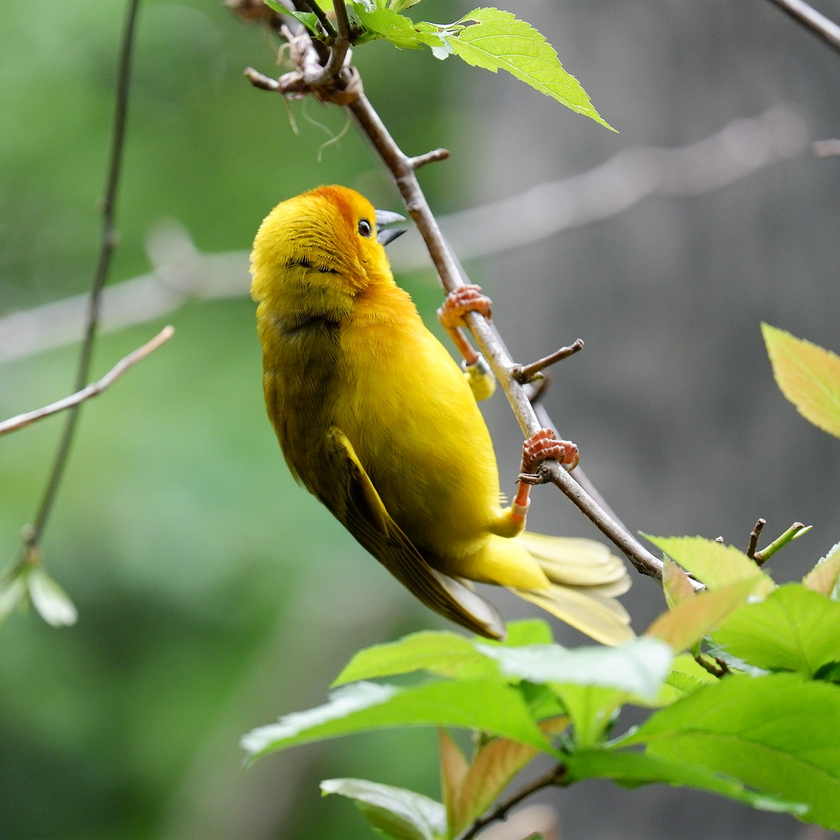
#> input picture week4/img.png, 840 x 840 px, shrunk from 1200 x 1200 before the run
$ jupyter execute conv.ipynb
#> lines starting #> are read from the running program, lines starting #| are printed output that depends on the picture
[cell 1]
import cv2
import matplotlib.pyplot as plt
import numpy as np

[cell 2]
image = cv2.imread("img.png", cv2.IMREAD_GRAYSCALE)
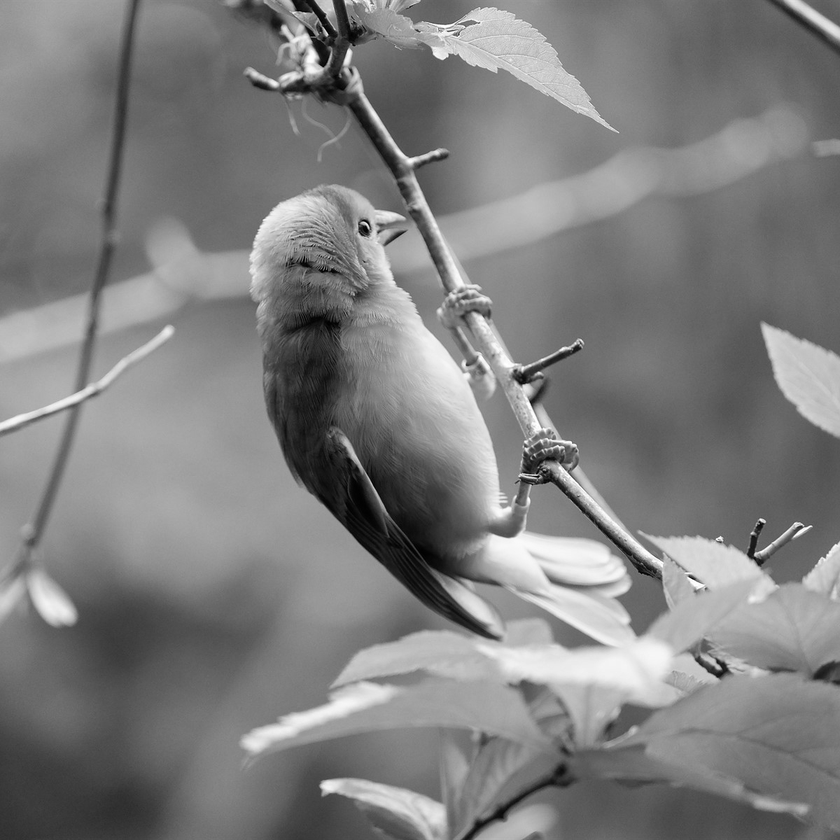
#> image: shape (840, 840); min 0, max 255, mean 126.6
plt.imshow(image, cmap="gray")
plt.show()

[cell 3]
x = 60
kernel = np.ones((x, x), np.float32) / x**2
blurred = cv2.filter2D(image, -1, kernel)
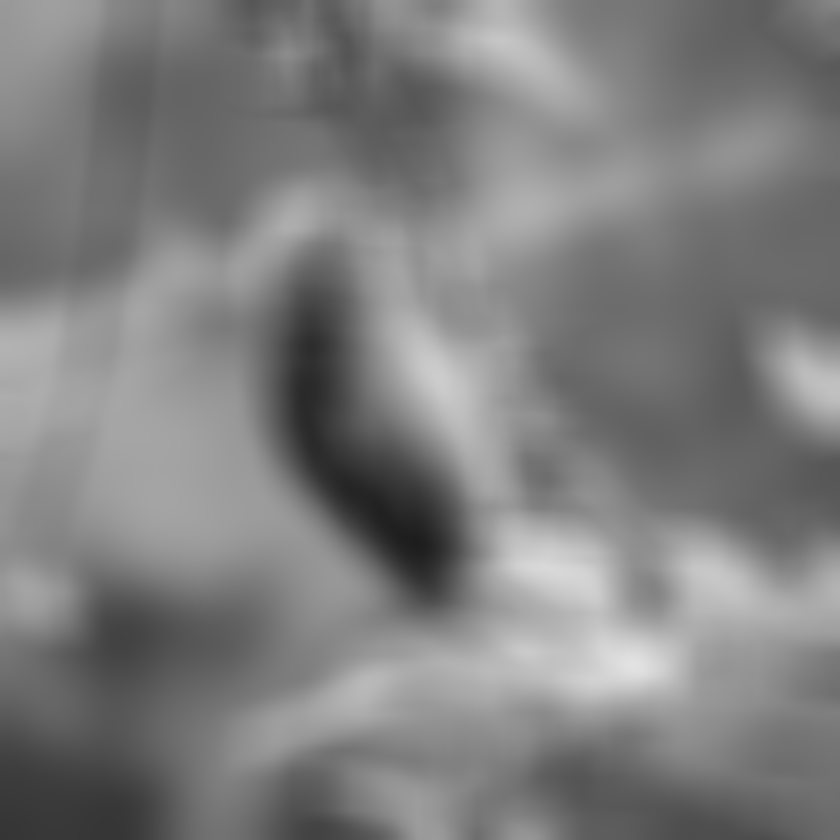
#> blurred: shape (840, 840); min 29, max 226, mean 126.6
plt.imshow(blurred, cmap="gray")
plt.show()

[cell 4]
vertical_mask = np.array([[1, 0, -1], [2, 0, -2], [1, 0, -1]])
horizontal_mask = np.array([[1, 2, 1], [0, 0, 0], [-1, -2, -1]])

vertical_edges = cv2.filter2D(image, -1, vertical_mask)
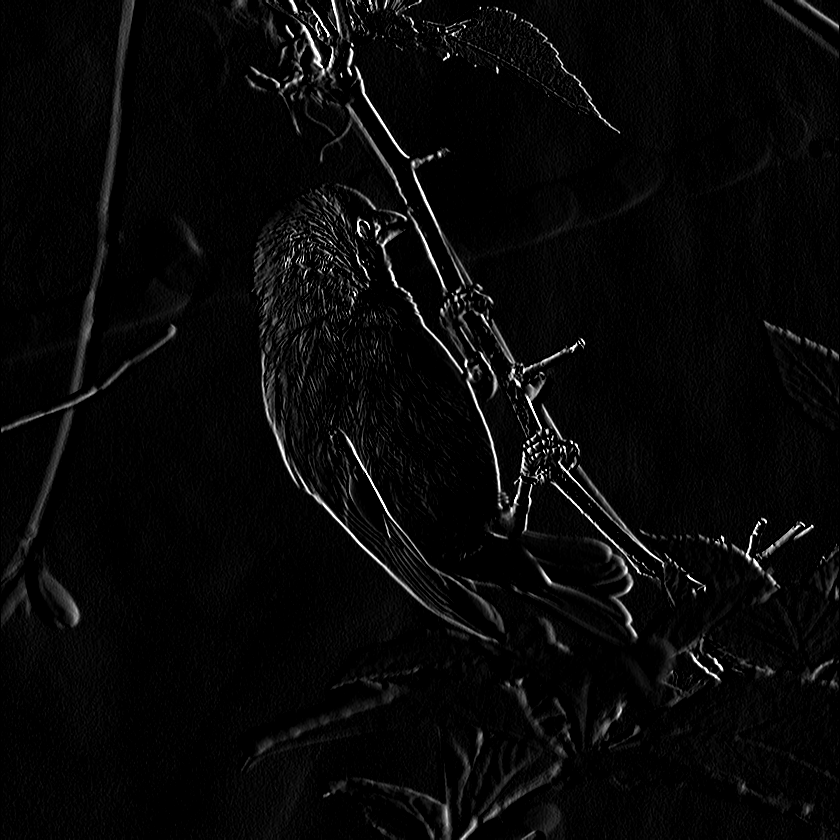
#> vertical_edges: shape (840, 840); min 0, max 255, mean 8.1
horizontal_edges = cv2.filter2D(image, -1, horizontal_mask)
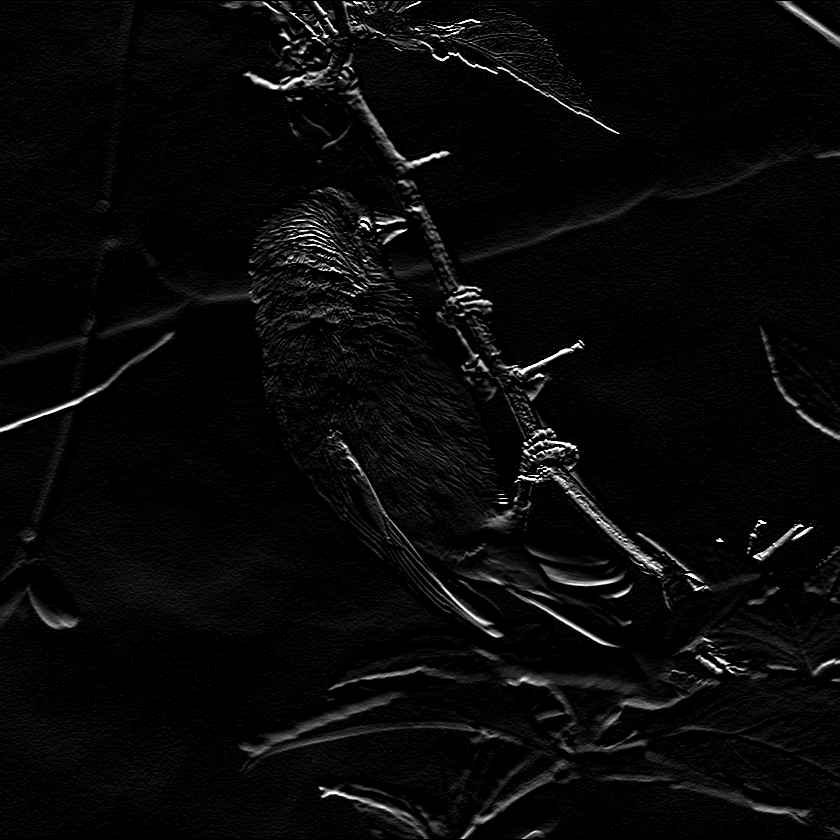
#> horizontal_edges: shape (840, 840); min 0, max 255, mean 9
all_edges = vertical_edges + horizontal_edges
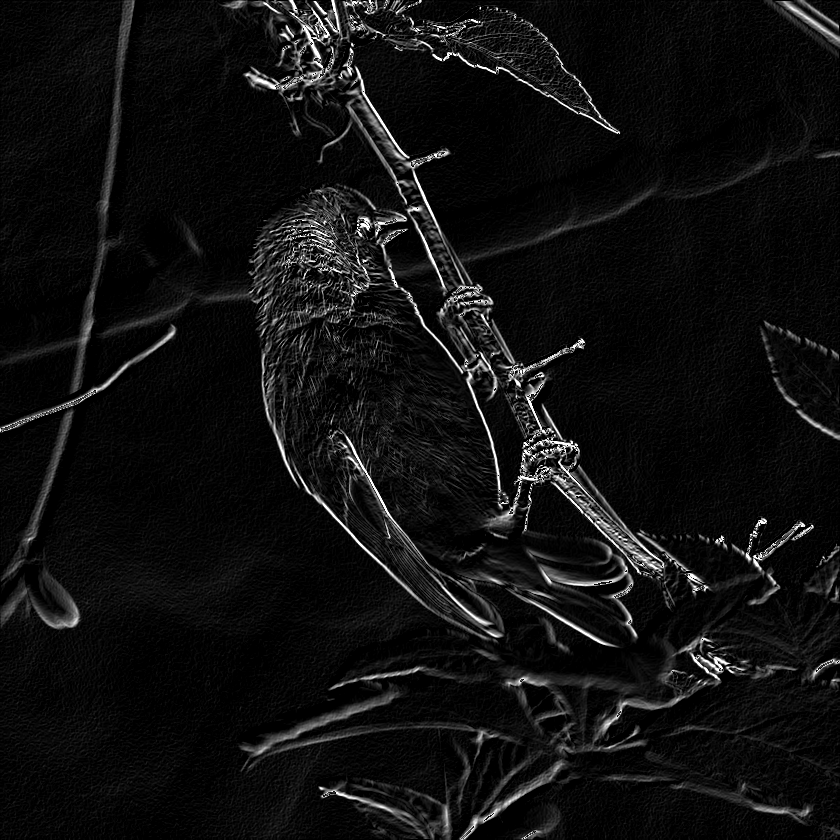
#> all_edges: shape (840, 840); min 0, max 255, mean 16.2
plt.imshow(all_edges, cmap="gray")
plt.show()
